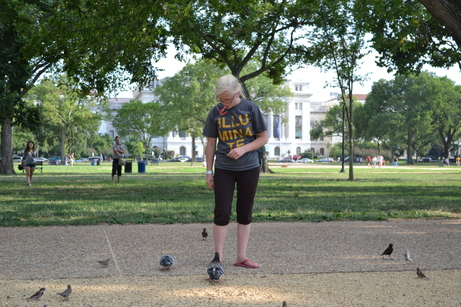
#> input picture test_imgs/orientation/2_4.jpg, 461 x 307 px; its folder holds 4 pictures in this run
$ python imageHandler.py   (Python 2 division)
#> lines starting #> are read from the running program, lines starting #| are printed output that depends on the picture
#! /usr/bin/env python

import PIL
from PIL.ExifTags import TAGS
from PIL import Image
import os
import numpy as np
from matplotlib import pyplot as plt
from scipy import ndimage

def loadImageOriented(filePath):
#> called with filePath = 'test_imgs/orientation/2_4.jpg'
    print filePath
    image = Image.open(filePath)
#> image is the input picture: PIL image 461x307 RGB; mean R, G, B 110.6, 119.1, 101.2
    exifDict = {}
    info = image._getexif()
#> info = 51 items
    for tag, value in info.items():
        decoded = TAGS.get(tag, tag)
        exifDict[decoded] = value
#> this loop made 51 passes
#> (tag, value, decoded) on passes 1, 2, 3, 4, 5, 6, 7, 8, 15, 16, 19, 20: (296, 2, 'ResolutionUnit'), (34665, 276, 'ExifOffset'), (271, 'NIKON CORPORATION', 'Make'), (272, 'NIKON D3100', 'Model'), (305, 'Ver.1.00 ', 'Software'), (274, 4, 'Orientation'), (306, '2016:09:16 22:44:39', 'DateTime'), (531, 2, 'YCbCrPositioning'), (36867, '2012:07:19 15:04:55', 'DateTimeOriginal'), (36868, '2012:07:19 15:04:55', 'DateTimeDigitized'), (37383, 5, 'MeteringMode'), (37384, 0, 'LightSource')
#> (tag, decoded) on passes 9 to 14: (37395, 'ImageHistory'), (282, 'XResolution'), (283, 'YResolution'), (36864, 'ExifVersion'), (37121, 'ComponentsConfiguration'), (37122, 'CompressedBitsPerPixel')
#> after the loop, exifDict = 51 items
    orientation = exifDict['Orientation']
#> orientation = 4
    print orientation
#| 4
    np_image = np.array(image)

    def mirrorAcrossVertical(np_img_array):
        np_img_array = np.fliplr(np_img_array)
        return np_img_array

    def mirrorAcrossHorizon(np_img_array):
        np_img_array = np.flipud(np_img_array)
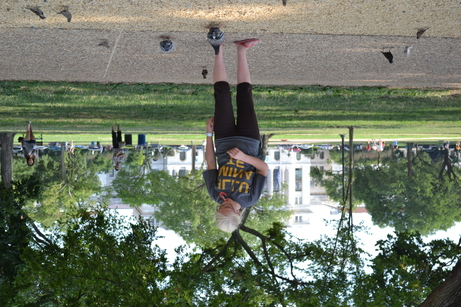
#> np_img_array: shape (307, 461, 3); mean of channels 0, 1, 2 110.6, 119.1, 101.2; drawn as R, G, B
        return np_img_array

    def rotate_cw(np_img_array, degrees_cw):
        # ndimage rotate rotates counter clockwise, but EXIF
        # defines rotation by degrees clockwise.
        # Need to recast
        degrees_ccw = (360 - degrees_cw) % 360
        np_img_array = ndimage.rotate(np_img_array, degrees_ccw)
        return np_img_array

    # Rotate / flip the image according to EXIF instructions.
    # Name the output to oriented_img.
    if orientation == 1:
        # No rotation
        oriented_img = np_image
    elif orientation == 2:
        # Mirror across vertical
        oriented_img = mirrorAcrossVertical(np_image)

    elif orientation == 3:
        # Rotate 180
        oriented_img = rotate_cw(np_image, 180)

    elif orientation == 4:
        # Mirror across horizon
        oriented_img = mirrorAcrossHorizon(np_image)

    elif orientation == 5:
        # Mirror across vertical, rotate 270 CW
        np_image = mirrorAcrossVertical(np_image)
        oriented_img = rotate_cw(np_image, 270)

    elif orientation == 6:
        # Rotate 90 CW
        oriented_img = rotate_cw(np_image, 90)

    elif orientation == 7:
        # Mirror across vertical, rotate 90 CW
        np_image = mirrorAcrossVertical(np_image)
        oriented_img = rotate_cw(np_image, 90)

    elif orientation == 8:
        # Rotate 270 CW
        oriented_img = rotate_cw(np_image, 270)

    return oriented_img


if __name__ == '__main__':
    # rootPath =
    rootPath = os.path.dirname(os.path.dirname(os.path.realpath(__file__)))
    orientPath = os.path.join(rootPath, 'test_imgs', 'orientation')
    for root, dirs, fnames in os.walk(orientPath):
        for eachFile in fnames:
            filename = os.path.join(root, eachFile)
            img = loadImageOriented(filename)
            print(img.shape)
#| (307, 461, 3)
            plt.imshow(img, interpolation='nearest')
            plt.show()
